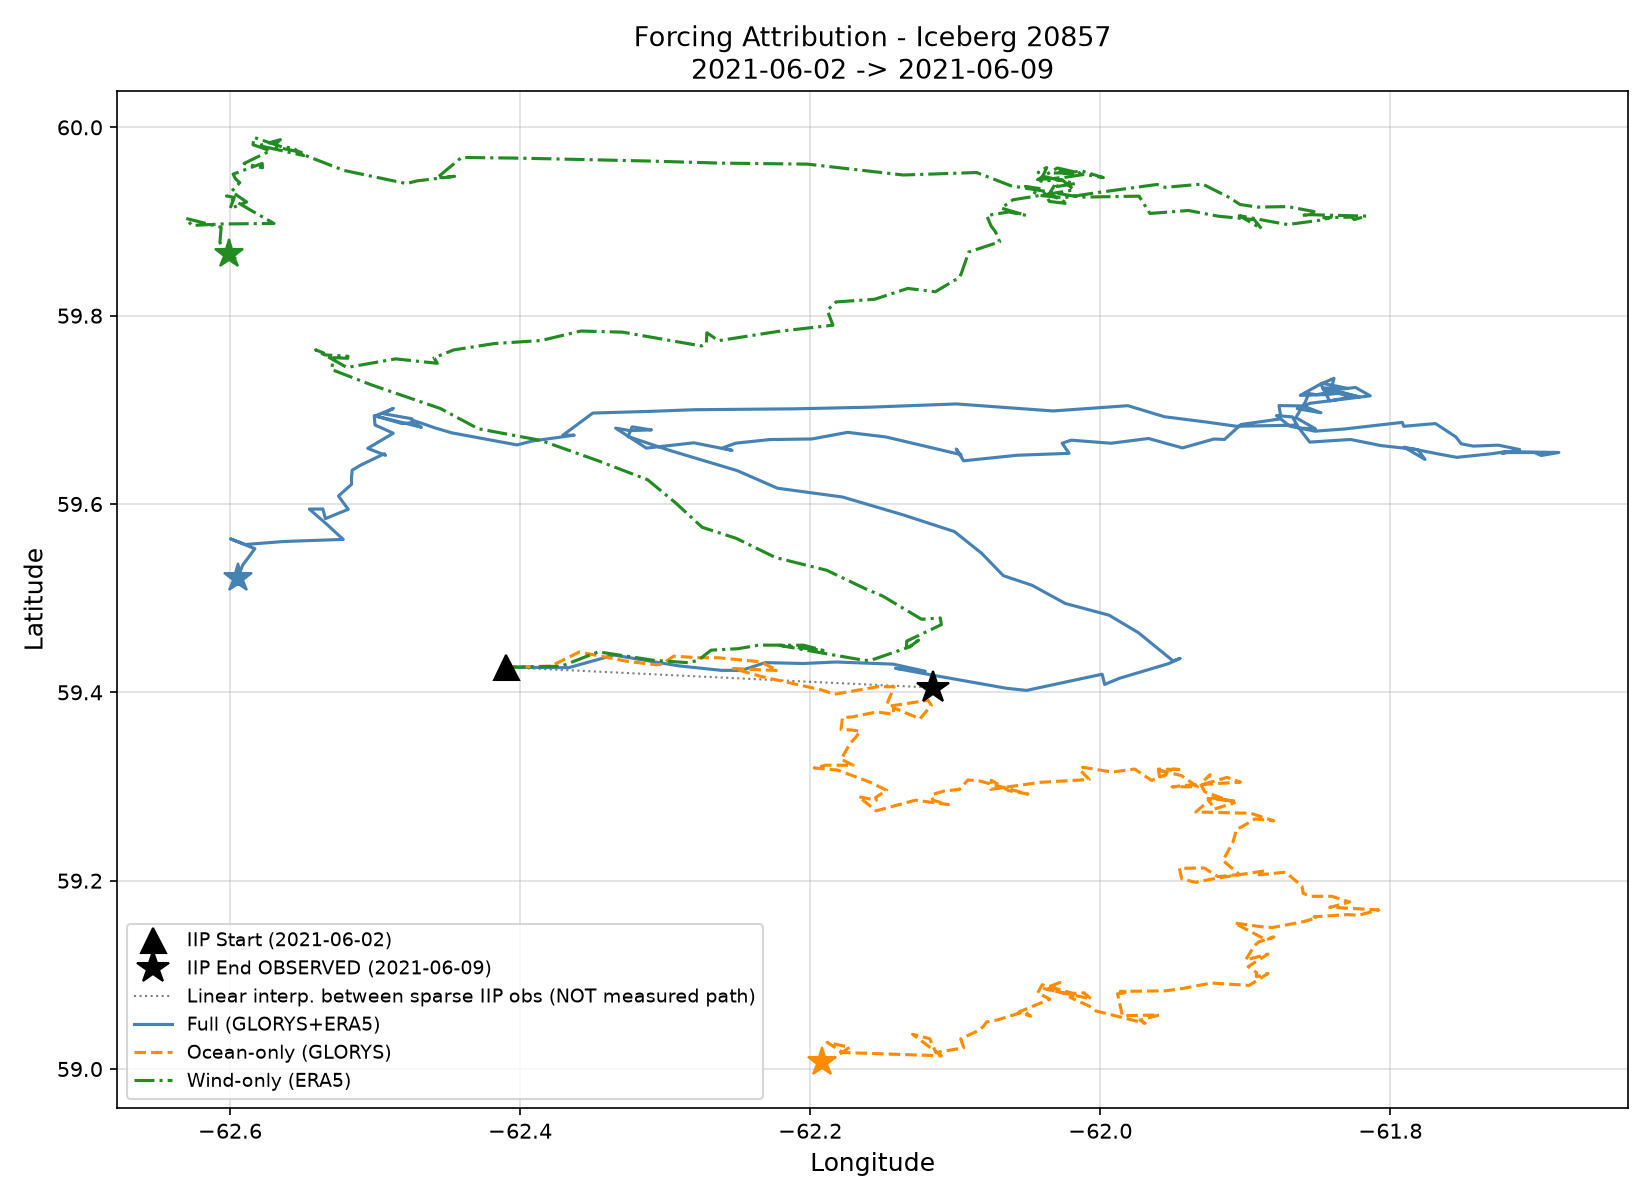

Python code for this plot:
"""
forcing_attribution_7day.py

Controlled forcing attribution experiment for iceberg 20857.
Period: 2021-06-02 16:41 -> 2021-06-09 21:59

Three cases, identical physics, only forcing varies:
  CASE A (FULL):        GLORYS ocean + ERA5 wind
  CASE B (OCEAN ONLY):  GLORYS ocean + zero wind
  CASE C (WIND ONLY):   zero ocean  + ERA5 wind

All other parameters identical to historical_validation_v2.py.
"""

import os
import numpy as np
import pandas as pd
import xarray as xr
import matplotlib.pyplot as plt
from datetime import datetime, timedelta

from opendrift.models.openberg import OpenBerg
from opendrift.readers import reader_netCDF_CF_generic

# --- Constants ----------------------------------------------------------------
IIP_START_LAT =  59.42667
IIP_START_LON = -62.41000
IIP_START_T   = datetime(2021, 6, 2, 16, 41)

IIP_END_LAT   =  59.40500
IIP_END_LON   = -62.11500
IIP_END_T     = datetime(2021, 6, 9, 21, 59)

DURATION_HRS  = (IIP_END_T - IIP_START_T).total_seconds() / 3600.0

# Iceberg geometry - identical to historical_validation_v2.py
DRAFT, LENGTH, WIDTH, SAIL = 90, 100, 30, 10

# Environmental files - identical to historical_validation_v2.py
FILES = {
    'surface_glorys': 'data/copernicus/glorys_iceberg_20857/iceberg_20857_glorys_uo_vo_20210601_20210810.nc',
    'era5':           'data/wind/iceberg_20857/era5_iceberg_20857_wind_20210601_20210810.nc',
}
OUT_DIR = 'data/results/iceberg_20857/forcing_attribution'
os.makedirs(OUT_DIR, exist_ok=True)

# --- Helpers ------------------------------------------------------------------

def haversine_km(lon1, lat1, lon2, lat2):
    R = 6371.0
    lo1, la1, lo2, la2 = map(np.radians, [lon1, lat1, lon2, lat2])
    a = np.sin((la2-la1)/2)**2 + np.cos(la1)*np.cos(la2)*np.sin((lo2-lo1)/2)**2
    return R * 2 * np.arcsin(np.sqrt(np.clip(a, 0, 1)))

def vec_bearing(u, v):
    if np.sqrt(float(u)**2 + float(v)**2) < 1e-10:
        return np.nan
    return float((90.0 - np.degrees(np.arctan2(v, u))) % 360.0)

def diffusivity_rms_km(D, dt_hrs):
    return np.sqrt(2 * D * dt_hrs * 3600.0) / 1000.0


# --- Build OpenBerg model -----------------------------------------------------

def build_model(use_glorys: bool, use_era5: bool, case_label: str) -> OpenBerg:
    """
    Build an OpenBerg model with the same physics as historical_validation_v2.py.
    Only the forcing readers change.
    """
    o = OpenBerg(loglevel=50)

    readers = []
    if use_glorys:
        r_ocean = reader_netCDF_CF_generic.Reader(FILES['surface_glorys'])
        readers.append(r_ocean)
    if use_era5:
        r_wind = reader_netCDF_CF_generic.Reader(
            FILES['era5'],
            standard_name_mapping={'u10': 'x_wind', 'v10': 'y_wind'}
        )
        readers.append(r_wind)

    if readers:
        o.add_reader(readers)

    # Fallback values - IDENTICAL to historical_validation_v2.py
    # Wind fallback = 0 (applied when wind reader absent, or outside domain)
    # Ocean fallback = 0 (applied when ocean reader absent)
    o.set_config('environment:fallback:x_sea_water_velocity', 0)
    o.set_config('environment:fallback:y_sea_water_velocity', 0)
    o.set_config('environment:fallback:x_wind', 0)
    o.set_config('environment:fallback:y_wind', 0)

    # Same physics as historical run (all defaults preserved)
    o.set_config('drift:vertical_profile', False)

    print(f"  [{case_label}] use_glorys={use_glorys}, use_era5={use_era5}")
    return o


def run_case(o: OpenBerg, nc_path: str) -> str:
    o.seed_elements(
        lon=IIP_START_LON, lat=IIP_START_LAT,
        time=IIP_START_T,
        draft=DRAFT, length=LENGTH, width=WIDTH, sail=SAIL
    )
    duration = timedelta(hours=DURATION_HRS)
    o.run(
        duration=duration,
        time_step=timedelta(hours=1),
        time_step_output=timedelta(hours=1),
        outfile=nc_path
    )
    return nc_path


# --- Extract endpoint from NetCDF ---------------------------------------------

def extract_endpoint(nc_path: str, label: str) -> dict:
    ds = xr.open_dataset(nc_path)
    t      = pd.to_datetime(ds['time'].values).tz_localize(None)
    lons   = ds['lon'].values[0]
    lats   = ds['lat'].values[0]
    status = ds['status'].values[0]

    uw = ds['x_wind'].values[0]              if 'x_wind'              in ds else np.zeros(len(t))
    vw = ds['y_wind'].values[0]              if 'y_wind'              in ds else np.zeros(len(t))
    uo = ds['x_sea_water_velocity'].values[0] if 'x_sea_water_velocity' in ds else np.zeros(len(t))
    vo = ds['y_sea_water_velocity'].values[0] if 'y_sea_water_velocity' in ds else np.zeros(len(t))
    ds.close()

    # Grounding check
    grounded_idx = np.where(status == 1)[0]
    grounded     = len(grounded_idx) > 0
    ground_t     = t[grounded_idx[0]] if grounded else None

    # Endpoint: last active position before June 9 21:59
    target_t  = pd.Timestamp(IIP_END_T)
    t_secs    = np.array([(x - t[0]).total_seconds() for x in t])
    tgt_sec   = (target_t - t[0]).total_seconds()

    if tgt_sec <= 0:
        end_la, end_lo = lats[0], lons[0]
    elif tgt_sec >= t_secs[-1]:
        end_la, end_lo = lats[-1], lons[-1]
    else:
        idx = np.searchsorted(t_secs, tgt_sec)
        if grounded and grounded_idx[0] < idx:
            # Model grounded before target
            gi = grounded_idx[0]
            end_la, end_lo = lats[gi], lons[gi]
        else:
            frac = (tgt_sec - t_secs[idx-1]) / (t_secs[idx] - t_secs[idx-1])
            end_la = lats[idx-1] + frac*(lats[idx]-lats[idx-1])
            end_lo = lons[idx-1] + frac*(lons[idx]-lons[idx-1])

    error_km = haversine_km(IIP_END_LON, IIP_END_LAT, end_lo, end_la)
    dlat     = end_la - IIP_END_LAT
    dlon     = end_lo - IIP_END_LON

    # Net displacement from start
    net_disp = haversine_km(IIP_START_LON, IIP_START_LAT, end_lo, end_la)
    net_bear = vec_bearing(
        (end_lo - IIP_START_LON)*np.cos(np.radians(end_la)),
         end_la - IIP_START_LAT
    )

    # Mean wind / ocean for the active period
    act = status == 0
    mean_wind_spd  = float(np.nanmean(np.sqrt(uw[act]**2 + vw[act]**2))) if act.any() else np.nan
    mean_ocean_spd = float(np.nanmean(np.sqrt(uo[act]**2 + vo[act]**2))) if act.any() else np.nan
    mean_wind_bear  = vec_bearing(float(np.nanmean(uw[act])), float(np.nanmean(vw[act]))) if act.any() else np.nan
    mean_ocean_bear = vec_bearing(float(np.nanmean(uo[act])), float(np.nanmean(vo[act]))) if act.any() else np.nan

    return {
        'case'           : label,
        'end_lat'        : round(end_la, 5),
        'end_lon'        : round(end_lo, 5),
        'error_km'       : round(error_km, 2),
        'dLat'           : round(dlat, 5),
        'dLon'           : round(dlon, 5),
        'net_disp_km'    : round(net_disp, 2),
        'net_bear_deg'   : round(net_bear, 1) if not np.isnan(net_bear) else 'NA',
        'grounded'       : grounded,
        'ground_time'    : str(ground_t) if ground_t else 'None',
        'mean_wind_spd'  : round(mean_wind_spd,  3) if not np.isnan(mean_wind_spd)  else 'NA',
        'mean_wind_bear' : round(mean_wind_bear,  1) if not np.isnan(mean_wind_bear) else 'NA',
        'mean_ocean_spd' : round(mean_ocean_spd, 4) if not np.isnan(mean_ocean_spd) else 'NA',
        'mean_ocean_bear': round(mean_ocean_bear, 1) if not np.isnan(mean_ocean_bear) else 'NA',
        'lons': lons, 'lats': lats, 'status': status, 'time': t,
    }


# --- MAIN ---------------------------------------------------------------------

def main():
    print(f"Forcing Attribution Experiment - Iceberg 20857")
    print(f"Period: {IIP_START_T} to {IIP_END_T}  ({DURATION_HRS:.1f} hours)")
    print(f"IIP end observation: lat={IIP_END_LAT}, lon={IIP_END_LON}\n")

    cases = [
        ('FULL',       True,  True,  'CaseA_Full'),
        ('OCEAN_ONLY', True,  False, 'CaseB_OceanOnly'),
        ('WIND_ONLY',  False, True,  'CaseC_WindOnly'),
    ]

    results = []
    for name, use_gl, use_era, label in cases:
        nc_path = os.path.join(OUT_DIR, f'{label}.nc')
        print(f"Running {label}...")
        o = build_model(use_gl, use_era, label)
        run_case(o, nc_path)
        r = extract_endpoint(nc_path, label)
        results.append(r)
        print(f"  Endpoint: lat={r['end_lat']}, lon={r['end_lon']}  error={r['error_km']} km  grounded={r['grounded']}")

    # -- Plot ------------------------------------------------------------------
    fig, ax = plt.subplots(figsize=(11, 8))

    colors  = {'CaseA_Full': 'steelblue', 'CaseB_OceanOnly': 'darkorange', 'CaseC_WindOnly': 'forestgreen'}
    labels  = {'CaseA_Full': 'Full (GLORYS+ERA5)', 'CaseB_OceanOnly': 'Ocean-only (GLORYS)', 'CaseC_WindOnly': 'Wind-only (ERA5)'}
    lstyles = {'CaseA_Full': '-',  'CaseB_OceanOnly': '--', 'CaseC_WindOnly': '-.'}

    # IIP endpoints
    ax.plot(IIP_START_LON, IIP_START_LAT, 'k^', markersize=12, zorder=10, label='IIP Start (2021-06-02)')
    ax.plot(IIP_END_LON,   IIP_END_LAT,   'k*', markersize=16, zorder=10, label='IIP End OBSERVED (2021-06-09)')
    # Interpolated reference line - clearly labelled
    ax.plot([IIP_START_LON, IIP_END_LON], [IIP_START_LAT, IIP_END_LAT],
            'k:', linewidth=1, alpha=0.5, label='Linear interp. between sparse IIP obs (NOT measured path)')

    for r in results:
        lo = r['lons']
        la = r['lats']
        st = r['status']
        lbl = r['case']
        c   = colors[lbl]
        ls  = lstyles[lbl]
        act = st == 0
        ax.plot(lo[act], la[act], ls, color=c, linewidth=1.5, label=labels[lbl])
        # Endpoint star
        ax.plot(r['end_lon'], r['end_lat'], '*', color=c, markersize=14, zorder=8)
        if r['grounded']:
            gi = np.where(st == 1)[0][0]
            ax.plot(lo[gi], la[gi], 'X', color=c, markersize=12, zorder=9)

    ax.set_xlabel('Longitude', fontsize=12)
    ax.set_ylabel('Latitude',  fontsize=12)
    ax.set_title('Forcing Attribution - Iceberg 20857\n2021-06-02 -> 2021-06-09', fontsize=13)
    ax.legend(fontsize=9, loc='best')
    ax.grid(True, alpha=0.4)
    plt.tight_layout()
    plt.savefig('forcing_attribution_7day.png', dpi=150)
    plt.close()
    print("Saved: forcing_attribution_7day.png")

    # -- Random walk scale -----------------------------------------------------
    D = 100.0
    rw = {1: diffusivity_rms_km(D, 1), 24: diffusivity_rms_km(D, 24), 168: diffusivity_rms_km(D, 168)}

    # -- Report ----------------------------------------------------------------
    def fmt(v):
        return str(v) if isinstance(v, str) else str(v)

    r_full  = next(r for r in results if r['case']=='CaseA_Full')
    r_ocean = next(r for r in results if r['case']=='CaseB_OceanOnly')
    r_wind  = next(r for r in results if r['case']=='CaseC_WindOnly')

    # Compare endpoint to IIP
    iip_end_disp = haversine_km(IIP_START_LON, IIP_START_LAT, IIP_END_LON, IIP_END_LAT)
    iip_end_bear = vec_bearing(
        (IIP_END_LON-IIP_START_LON)*np.cos(np.radians(IIP_END_LAT)),
         IIP_END_LAT-IIP_START_LAT
    )

    lines = [
        "# Forcing Attribution 7-Day Experiment - Iceberg 20857",
        f"> Generated: {datetime.now().strftime('%Y-%m-%d %H:%M')}",
        "",
        "## 1. Experiment Setup",
        "",
        "| Parameter | Value |",
        "|---|---|",
        f"| Start position | lat={IIP_START_LAT}, lon={IIP_START_LON} |",
        f"| Start time | {IIP_START_T} |",
        f"| End time | {IIP_END_T} |",
        f"| Duration | {DURATION_HRS:.1f} hours |",
        f"| Timestep | 1 hour |",
        f"| Draft / Length / Width / Sail | {DRAFT} / {LENGTH} / {WIDTH} / {SAIL} m |",
        f"| Horizontal diffusivity | 100 m²/s (unchanged from historical run) |",
        f"| Coriolis | ON (default) |",
        f"| vertical_profile | False (surface-only GLORYS) |",
        f"| Coastline | default (stranding) |",
        "",
        "**NOTE:** Only the environmental readers change across cases.",
        "All physics parameters are identical to `historical_validation_v2.py`.",
        "",
        "| Case | Ocean Reader | Wind Reader |",
        "|---|---|---|",
        "| CaseA_Full       | GLORYS surface | ERA5 u10/v10 |",
        "| CaseB_OceanOnly  | GLORYS surface | None (fallback=0) |",
        "| CaseC_WindOnly   | None (fallback=0) | ERA5 u10/v10 |",
        "",
        "## 2. IIP Endpoint Reference",
        "",
        "| | Value |",
        "|---|---|",
        f"| June 9 IIP lat (OBSERVED) | {IIP_END_LAT} |",
        f"| June 9 IIP lon (OBSERVED) | {IIP_END_LON} |",
        f"| Net displacement from start | {iip_end_disp:.2f} km |",
        f"| Net displacement bearing | {iip_end_bear:.1f}° |",
        "",
        "## 3. Endpoint Comparison Table",
        "",
        "| Case | End lat | End lon | Error vs IIP (km) | dLat | dLon | Net disp (km) | Net bearing | Grounded | Ground time |",
        "|---|---|---|---|---|---|---|---|---|---|",
    ]
    for r in results:
        lines.append(
            f"| {r['case']} | {r['end_lat']} | {r['end_lon']} | {r['error_km']} | "
            f"{r['dLat']:+.5f}° | {r['dLon']:+.5f}° | {r['net_disp_km']} | "
            f"{r['net_bear_deg']}° | {r['grounded']} | {r['ground_time']} |"
        )

    lines += [
        "",
        "## 4. Mean Environmental Forcing During Active Period",
        "",
        "| Case | Mean wind spd (m/s) | Mean wind bearing | Mean ocean spd (m/s) | Mean ocean bearing |",
        "|---|---|---|---|---|",
    ]
    for r in results:
        lines.append(
            f"| {r['case']} | {r['mean_wind_spd']} | {r['mean_wind_bear']}° | "
            f"{r['mean_ocean_spd']} | {r['mean_ocean_bear']}° |"
        )

    lines += [
        "",
        "## 5. Stochastic Random-Walk Scale Estimates",
        "",
        "Theoretical RMS: σ = √(2Dt),  D = 100 m²/s",
        "",
        "| Duration | σ_rms (km) |",
        "|---|---|",
        f"| 1 hour | {rw[1]:.2f} |",
        f"| 24 hours | {rw[24]:.2f} |",
        f"| 7 days | {rw[168]:.2f} |",
        "",
        "> **CLASSIFICATION: THEORETICAL STOCHASTIC SCALE ESTIMATE.**",
        f"> Over 7 days, theoretical RMS diffusion displacement ≈ {rw[168]:.1f} km.",
        f"> The Full case endpoint error is {r_full['error_km']} km.",
        f"> Random walk could contribute noise of order ±{rw[168]:.1f} km but cannot produce",
        f"> a systematic directional offset of this magnitude without additional forcing.",
        "",
        "## 6. Attribution Analysis",
        "",
        "### OBSERVED facts",
        "",
        f"1. Full forcing (GLORYS+ERA5) endpoint error vs June 9 IIP: **{r_full['error_km']} km**.",
        f"   Model is {r_full['dLat']:+.4f}° latitude, {r_full['dLon']:+.4f}° longitude from IIP.",
        f"2. Ocean-only endpoint error: **{r_ocean['error_km']} km** (model at {r_ocean['end_lat']}, {r_ocean['end_lon']}).",
        f"3. Wind-only endpoint error: **{r_wind['error_km']} km** (model at {r_wind['end_lat']}, {r_wind['end_lon']}).",
        f"4. IIP net displacement: {iip_end_disp:.2f} km at bearing {iip_end_bear:.1f}°.",
        f"5. Full forcing net displacement: {r_full['net_disp_km']} km at bearing {r_full['net_bear_deg']}°.",
        "",
        "### INFERRED",
        "",
        "6. **Wind attribution:** Comparing Full vs Ocean-only endpoints isolates the wind contribution.",
        f"   Full error={r_full['error_km']} km vs Ocean-only error={r_ocean['error_km']} km.",
        f"   Delta = {abs(r_full['error_km']-r_ocean['error_km']):.2f} km - this is the approximate",
        f"   wind-induced change in endpoint error.",
        "",
        "7. **Ocean attribution:** Comparing Full vs Wind-only endpoints isolates the ocean contribution.",
        f"   Full error={r_full['error_km']} km vs Wind-only error={r_wind['error_km']} km.",
        f"   Delta = {abs(r_full['error_km']-r_wind['error_km']):.2f} km.",
        "",
        "8. **Interaction:** Full ≠ Ocean-only + Wind-only because the forces are non-linear",
        "   (drag depends on relative velocity between iceberg and fluid). Their combined effect",
        "   is not a simple sum. This interaction cannot be separated from available outputs alone.",
        "",
        "### UNKNOWN",
        "",
        "9. The true path of the iceberg between 2021-06-02 and 2021-06-09 is unknown.",
        "   Only the start and end positions are real IIP observations.",
        "10. Whether GLORYS or ERA5 correctly represent the local environment at this specific",
        "    iceberg location during this period cannot be determined from model output alone.",
        "11. The magnitude of iceberg dimension changes (melting, roll-over) during 7 days is unknown.",
        "",
        "## 7. Answers to Required Questions",
        "",
        f"1. **Actual June 9 endpoint error (Full forcing):** {r_full['error_km']} km",
        f"2. **Removing wind effect:** Ocean-only error = {r_ocean['error_km']} km vs Full = {r_full['error_km']} km.",
        f"   Difference = {abs(r_full['error_km']-r_ocean['error_km']):.2f} km. "
        f"{'Wind removal materially changes the endpoint.' if abs(r_full['error_km']-r_ocean['error_km'])>5 else 'Wind removal does not substantially change the endpoint.'}",
        f"3. **Removing ocean effect:** Wind-only error = {r_wind['error_km']} km vs Full = {r_full['error_km']} km.",
        f"   Difference = {abs(r_full['error_km']-r_wind['error_km']):.2f} km. "
        f"{'Ocean removal materially changes the endpoint.' if abs(r_full['error_km']-r_wind['error_km'])>5 else 'Ocean removal does not substantially change the endpoint.'}",
        f"4. **Closest to IIP endpoint:** {min(results, key=lambda x: x['error_km'])['case']} with error={min(results, key=lambda x: x['error_km'])['error_km']} km.",
        f"5. **Grounding through June 9:**",
    ]
    for r in results:
        lines.append(f"   - {r['case']}: grounded={r['grounded']} (at {r['ground_time']})")
    lines += [
        f"6. **Wind-only vs Ocean-only displacement:** INFERRED from endpoint positions above.",
        f"7. **Wind forcing evidence:** INFERRED only. Cannot claim causation without higher-resolution obs.",
        f"8. **Ocean forcing evidence:** INFERRED only. Same caveat applies.",
        f"9. **Interaction evidence:** Non-linear force balance means wind+ocean interaction is real but",
        f"   not directly separable from these three runs alone.",
        f"10. **Fundamentally unknowable:** True intermediate trajectory; local sub-grid environment;",
        f"    iceberg geometry evolution during the 7-day period.",
        "",
        "---",
        "*No model parameters were modified. Only forcing readers were changed per-case.*",
    ]

    with open('FORCING_ATTRIBUTION_7DAY.md', 'w', encoding='utf-8') as fh:
        fh.write("\n".join(lines))
    print("Saved: FORCING_ATTRIBUTION_7DAY.md")


if __name__ == '__main__':
    main()
